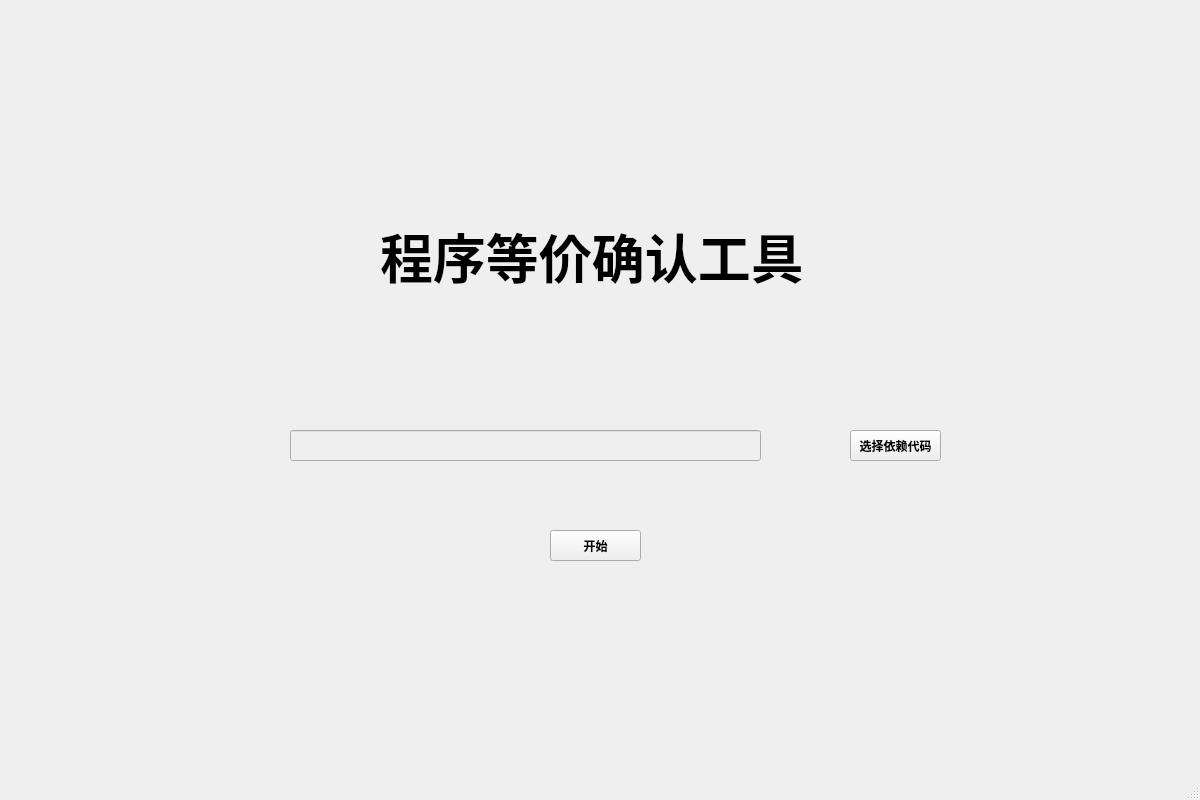
<?xml version="1.0" encoding="UTF-8"?>
<ui version="4.0">
 <class>MainWindow</class>
 <widget class="QMainWindow" name="MainWindow">
  <property name="geometry">
   <rect>
    <x>0</x>
    <y>0</y>
    <width>1200</width>
    <height>800</height>
   </rect>
  </property>
  <property name="windowTitle">
   <string>MainWindow</string>
  </property>
  <widget class="QWidget" name="centralwidget">
   <widget class="QLabel" name="label">
    <property name="geometry">
     <rect>
      <x>380</x>
      <y>180</y>
      <width>461</width>
      <height>151</height>
     </rect>
    </property>
    <property name="font">
     <font>
      <pointsize>40</pointsize>
      <bold>true</bold>
     </font>
    </property>
    <property name="text">
     <string>程序等价确认工具</string>
    </property>
   </widget>
   <widget class="QPushButton" name="btn_code">
    <property name="geometry">
     <rect>
      <x>850</x>
      <y>430</y>
      <width>91</width>
      <height>31</height>
     </rect>
    </property>
    <property name="font">
     <font>
      <bold>true</bold>
     </font>
    </property>
    <property name="text">
     <string>选择依赖代码</string>
    </property>
   </widget>
   <widget class="QLineEdit" name="line_code">
    <property name="enabled">
     <bool>false</bool>
    </property>
    <property name="geometry">
     <rect>
      <x>290</x>
      <y>430</y>
      <width>471</width>
      <height>31</height>
     </rect>
    </property>
   </widget>
   <widget class="QPushButton" name="btn_start">
    <property name="geometry">
     <rect>
      <x>550</x>
      <y>530</y>
      <width>91</width>
      <height>31</height>
     </rect>
    </property>
    <property name="font">
     <font>
      <bold>true</bold>
     </font>
    </property>
    <property name="text">
     <string>开始</string>
    </property>
   </widget>
  </widget>
  <widget class="QMenuBar" name="menubar">
   <property name="geometry">
    <rect>
     <x>0</x>
     <y>0</y>
     <width>1200</width>
     <height>17</height>
    </rect>
   </property>
  </widget>
  <widget class="QStatusBar" name="statusbar"/>
 </widget>
 <resources/>
 <connections/>
</ui>
